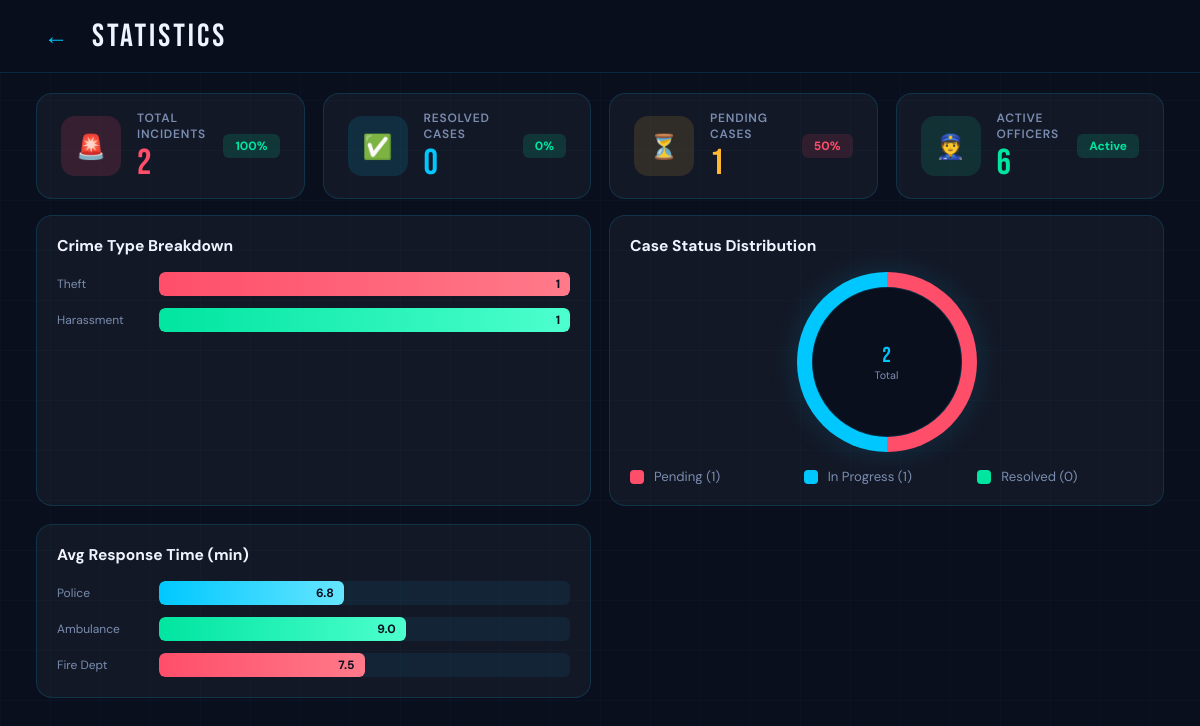
/statistics_board, run on an earlier commit of the app's database.
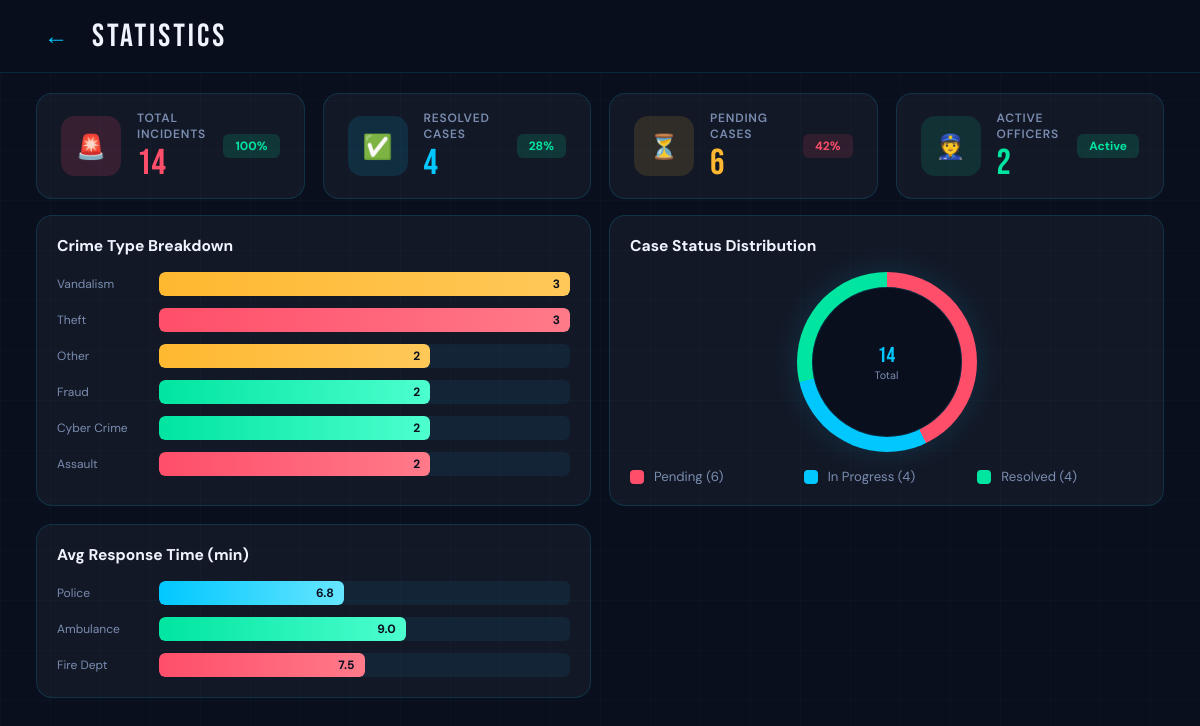
And on a later commit of the database.
### tables this page shows
CREATE TABLE CrimeCategories (
    category_id INTEGER PRIMARY KEY AUTOINCREMENT,
    name TEXT UNIQUE NOT NULL
);

### app.py (the view)
@app.route('/statistics_board')
def statistics_board():
    conn = get_db_connection()
    total_crimes = conn.execute("SELECT COUNT(*) FROM Complaints").fetchone()[0]
    pending = conn.execute("SELECT COUNT(*) FROM Complaints WHERE status = 'Pending'").fetchone()[0]
    in_progress = conn.execute("SELECT COUNT(*) FROM Complaints WHERE status = 'In Progress'").fetchone()[0]
    resolved = conn.execute("SELECT COUNT(*) FROM Complaints WHERE status = 'Resolved'").fetchone()[0]
    active_officers = conn.execute("SELECT COUNT(*) FROM AuthorizedPersonnel WHERE type = 'Police'").fetchone()[0]
    categories_raw = conn.execute("""
        SELECT cc.name, COUNT(c.complaint_id) as count
        FROM Complaints c
        JOIN CrimeCategories cc ON c.category_id = cc.category_id
        GROUP BY cc.name
        ORDER BY count DESC
    """).fetchall()
    max_count = max([c['count'] for c in categories_raw]) if categories_raw else 1
    red_cats = ['Theft', 'Assault', 'Robbery', 'Burglary', 'Murder', 'Kidnapping']
    yellow_cats = ['Vandalism', 'Noise Complaint', 'Other']
    cyan_cats = ['Traffic Violation', 'Accident']
    categories = []
    for c in categories_raw:
        if c['name'] in red_cats:
            bg_style = "background: linear-gradient(90deg, var(--red), #ff7a8a);"
        elif c['name'] in yellow_cats:
            bg_style = "background: linear-gradient(90deg, var(--yellow), #ffc858);"
        elif c['name'] in cyan_cats:
            bg_style = "background: linear-gradient(90deg, var(--cyan), #66e5ff);"
        else:
            bg_style = "background: linear-gradient(90deg, var(--green), #4dffce);"
        width = int((c['count'] / max_count) * 100)
        full_style = f"width: {width}%; {bg_style}"
        categories.append({
            'name': c['name'],
            'count': c['count'],
            'full_style': full_style
        })
    status_raw = conn.execute("SELECT status, COUNT(*) as count FROM Complaints GROUP BY status").fetchall()
    status_map = {'Pending': 0, 'In Progress': 0, 'Resolved': 0}
    for s in status_raw:
        if s['status'] in status_map:
            status_map[s['status']] = s['count']
    p_pending = (status_map['Pending'] / total_crimes * 100) if total_crimes > 0 else 0
    p_in_progress = (status_map['In Progress'] / total_crimes * 100) if total_crimes > 0 else 0
    stop1 = p_pending
    stop2 = stop1 + p_in_progress
    pie_gradient = f"var(--red) 0% {stop1}%, var(--cyan) {stop1}% {stop2}%, var(--green) {stop2}% 100%"
    pie_style = f"background: conic-gradient({pie_gradient});"
    avg_eta_raw = conn.execute("SELECT AVG(eta) FROM Dispatch").fetchone()[0]
    avg_eta = round(avg_eta_raw, 1) if avg_eta_raw else 0.0
    police_time = round(avg_eta * 0.9, 1)
    ambulance_time = round(avg_eta * 1.2, 1)
    fire_time = round(avg_eta * 1.0, 1)
    response_times = [
        {'label': 'Police', 'time': police_time,
         'full_style': f"width: {int((police_time / 15) * 100)}%; background: linear-gradient(90deg, var(--cyan), #66e5ff);"},
        {'label': 'Ambulance', 'time': ambulance_time,
         'full_style': f"width: {int((ambulance_time / 15) * 100)}%; background: linear-gradient(90deg, var(--green), #4dffce);"},
        {'label': 'Fire Dept', 'time': fire_time,
         'full_style': f"width: {int((fire_time / 15) * 100)}%; background: linear-gradient(90deg, var(--red), #ff7a8a);"}
    ]
    resolved_pct = int((resolved / total_crimes * 100)) if total_crimes > 0 else 0
    pending_pct = int((pending / total_crimes * 100)) if total_crimes > 0 else 0
    conn.close()
    return render_template('statistics_board.html',
                           total_crimes=total_crimes,
                           pending=pending,
                           in_progress=in_progress,
                           resolved=resolved,
                           active_officers=active_officers,
                           categories=categories,
                           status_map=status_map,
                           pie_style=pie_style,
                           response_times=response_times,
                           resolved_pct=resolved_pct,
                           pending_pct=pending_pct
                           )

### app.py (called while the page is built)
def get_db_connection():
    conn = sqlite3.connect(DATABASE, timeout=10)
    conn.row_factory = sqlite3.Row
    return conn

### templates/statistics_board.html (shortened to what this page needs)
<!DOCTYPE html>
<html lang="en">
<head>
</head>
<body>
  <div class="app-container">
    <div class="header">
      <button class="back-btn" onclick="window.history.back()">←</button>
      <div class="header-title">STATISTICS</div>
    </div>
    <div class="app-content">
      <div class="content">
        <div class="stats-grid">
          <div class="stat-row">
            <div class="stat-left">
              <div class="stat-ico ico-red">🚨</div>
              <div>
                <div class="stat-lbl">Total Incidents</div>
                <div class="stat-val" style="color:var(--red)">{{ total_crimes }}</div>
              </div>
            </div>
            <div class="stat-change">100%</div>
          </div>
          <div class="stat-row">
            <div class="stat-left">
              <div class="stat-ico ico-cyan">✅</div>
              <div>
                <div class="stat-lbl">Resolved Cases</div>
                <div class="stat-val" style="color:var(--cyan)">{{ resolved }}</div>
              </div>
            </div>
            <div class="stat-change">{{ resolved_pct }}%</div>
          </div>
          <div class="stat-row">
            <div class="stat-left">
              <div class="stat-ico ico-yellow">⏳</div>
              <div>
                <div class="stat-lbl">Pending Cases</div>
                <div class="stat-val" style="color:var(--yellow)">{{ pending }}</div>
              </div>
            </div>
            <div class="stat-change down">{{ pending_pct }}%</div>
          </div>
          <div class="stat-row">
            <div class="stat-left">
              <div class="stat-ico ico-green">👮</div>
              <div>
                <div class="stat-lbl">Active Officers</div>
                <div class="stat-val" style="color:var(--green)">{{ active_officers }}</div>
              </div>
            </div>
            <div class="stat-change">Active</div>
          </div>
        </div>
        <div class="charts-grid">
          <div class="chart-block">
            <div class="chart-title">Crime Type Breakdown</div>
            {% for cat in categories %}
              <div class="bar-item">
                <span class="bar-lbl">{{ cat.name }}</span>
                <div class="bar-track">
                    <div class="bar-fill" data-css="{{ cat.full_style }}">{{ cat.count }}</div>
                </div>
              </div>
            {% endfor %}
          </div>
          <div class="chart-block">
            <div class="chart-title">Case Status Distribution</div>
            <div class="pie-wrap">
              <div class="pie" data-css="{{ pie_style }}">
                <div class="pie-center">
                  <div class="pie-num">{{ total_crimes }}</div>
                  <div class="pie-sub">Total</div>
                </div>
              </div>
              <div class="legend-grid">
                <div class="legend-item"><div class="legend-dot" style="background:var(--red)"></div>Pending ({{ status_map['Pending'] }})</div>
                <div class="legend-item"><div class="legend-dot" style="background:var(--cyan)"></div>In Progress ({{ status_map['In Progress'] }})</div>
                <div class="legend-item"><div class="legend-dot" style="background:var(--green)"></div>Resolved ({{ status_map['Resolved'] }})</div>
              </div>
            </div>
          </div>
          <div class="chart-block">
            <div class="chart-title">Avg Response Time (min)</div>
            {% for rt in response_times %}
              <div class="bar-item">
                <span class="bar-lbl">{{ rt.label }}</span>
                <div class="bar-track">
                    <div class="bar-fill" data-css="{{ rt.full_style }}">{{ rt.time }}</div>
                </div>
              </div>
            {% endfor %}
          </div>
        </div>
      </div>
    </div>
  </div>
</body>
</html>

What changed in the data, as far as the page shows it:
changed CrimeCategories: name "Harassment" → "Vandalism"; count "1" → "3"; moves up the list
computed for CrimeCategories "Theft": count "1" → "3"
added CrimeCategories: name "Other", count "2"
now on this page (row edited): CrimeCategories: name "Fraud", count "2"
now on this page (row unchanged): CrimeCategories: name "Cyber Crime", count "2"
now on this page (row edited): CrimeCategories: name "Assault", count "2"
Also different on the page:
{{ total_crimes }}: "2" → "14"
{{ resolved }}: "0" → "4"
{{ resolved_pct }}: "0" → "28"
{{ pending }}: "1" → "6"
{{ pending_pct }}: "50" → "42"
{{ active_officers }}: "6" → "2"
{{ status_map['Pending'] }}: "1" → "6"
{{ status_map['In Progress'] }}: "1" → "4"
{{ status_map['Resolved'] }}: "0" → "4"
